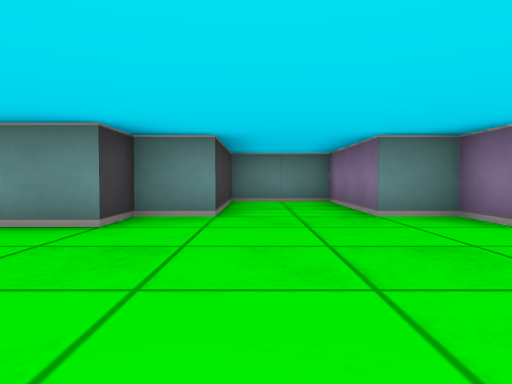
[1] (above)

24 first-person views from a walk through a cub3D level. The camera is about half as high as the walls, tilts 2° down and sees 70° across. The floor is counted in squares. Each view is taken from the middle of a square. On the plan, view 1 faces up. The plan holds only what a view shows up to about 9 squares ahead; the rest is blank.

[2]
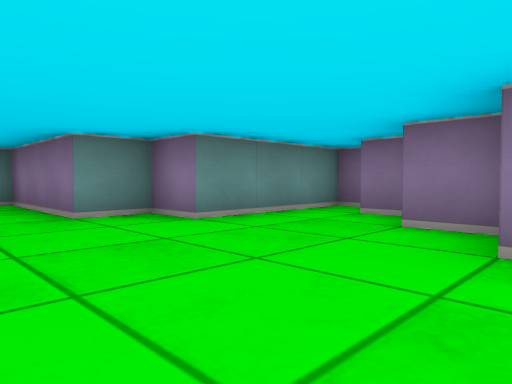

[3]
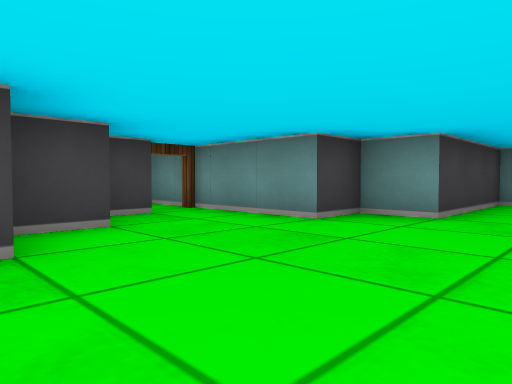

[4]
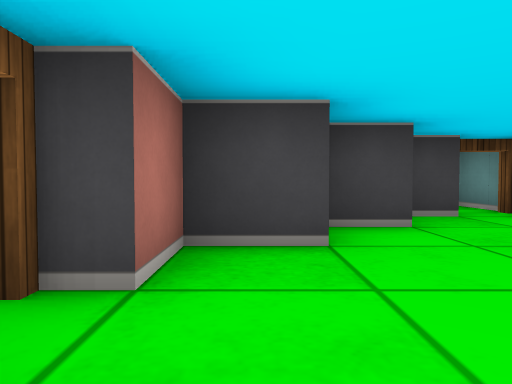

[5]
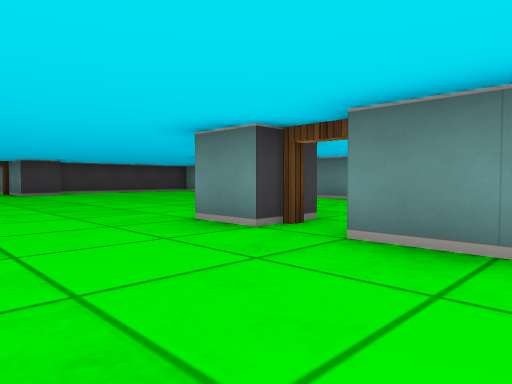

[6]
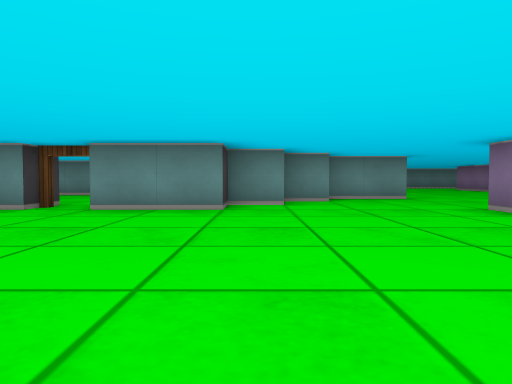

[7]
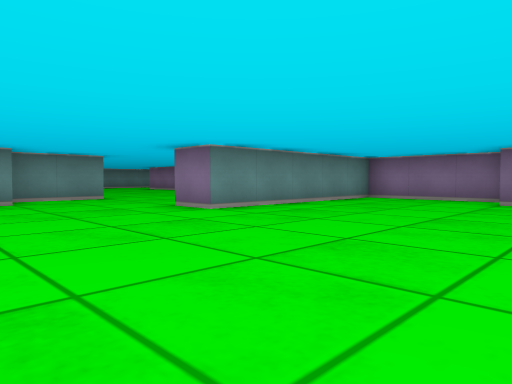

[8]
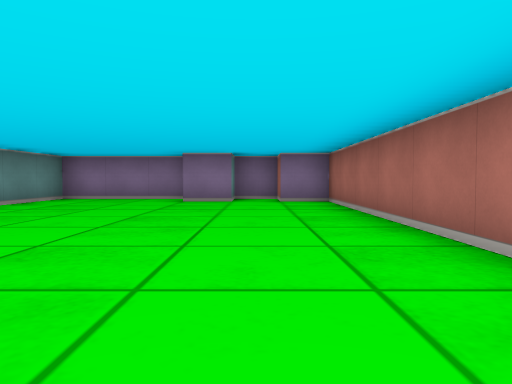

[9]
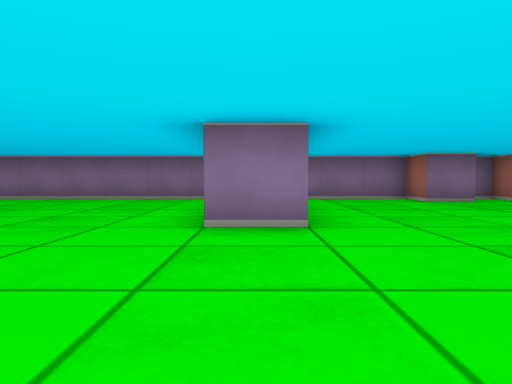

[10]
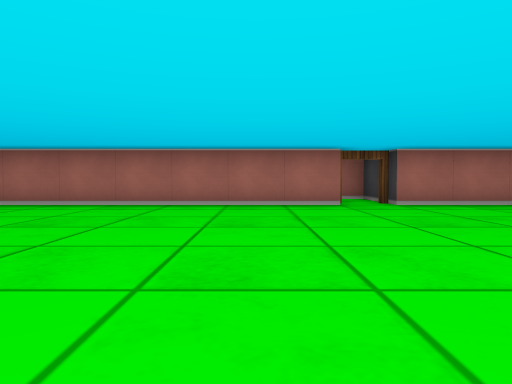

[11]
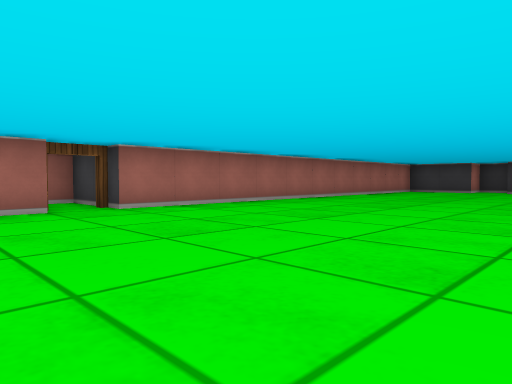

[12]
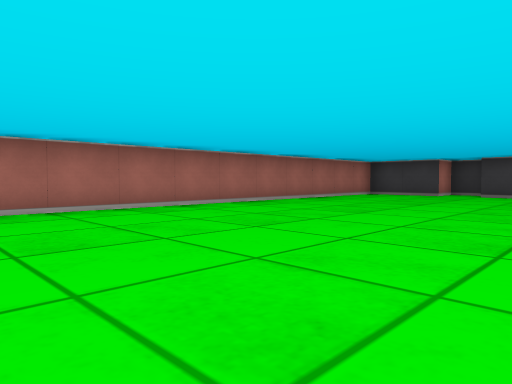

[13]
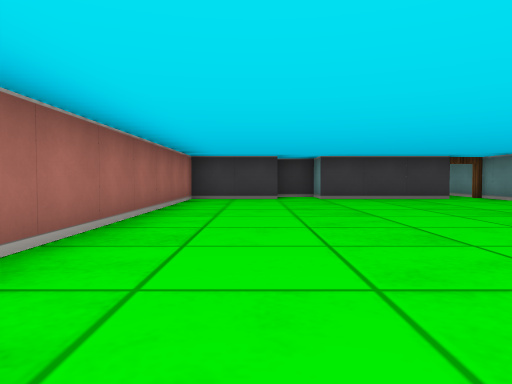

[14]
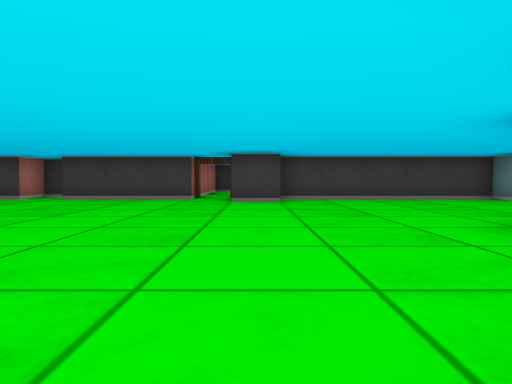

[15]
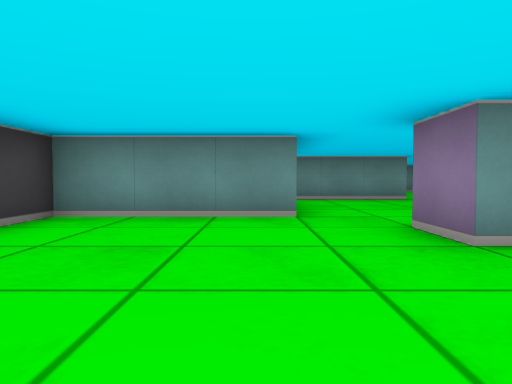

[16]
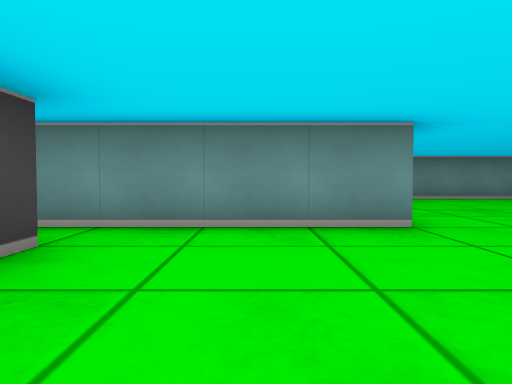

[17]
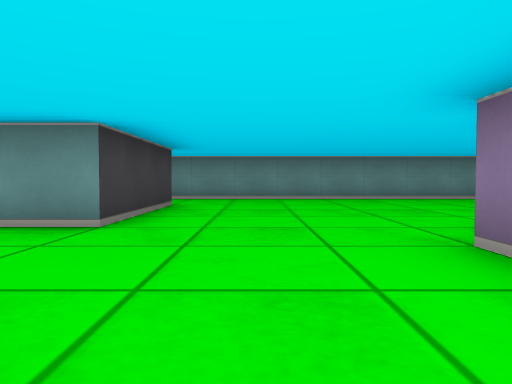

[18]
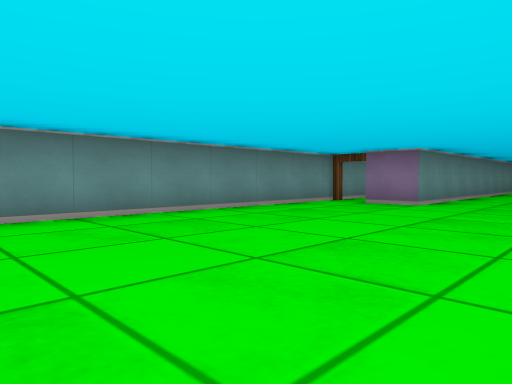

[19]
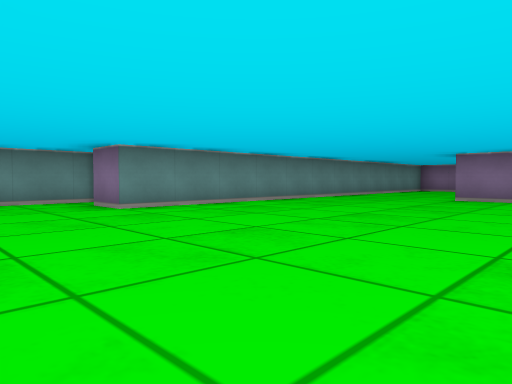

[20]
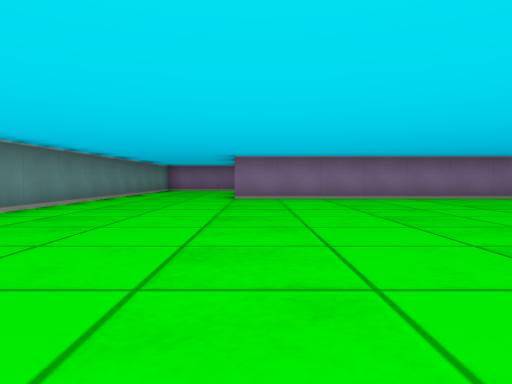

[21]
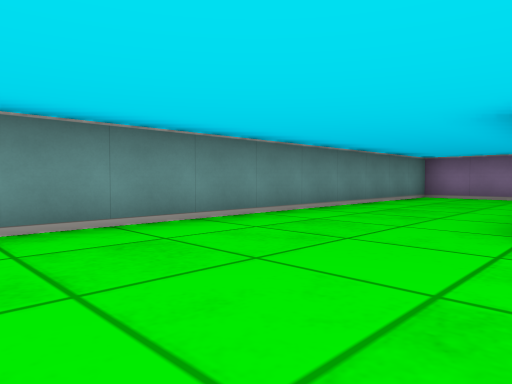

[22]
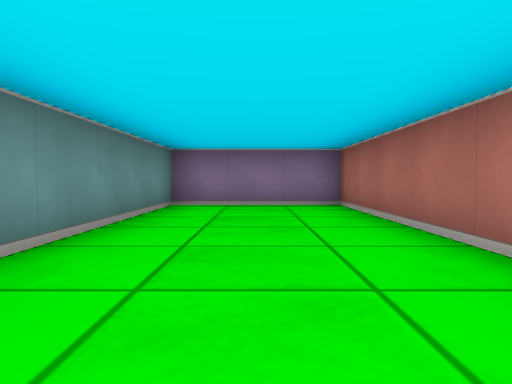

[23]
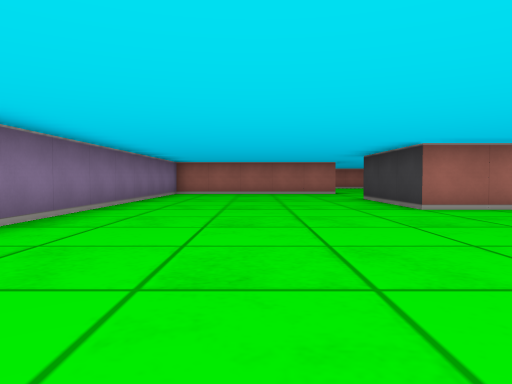

[24]
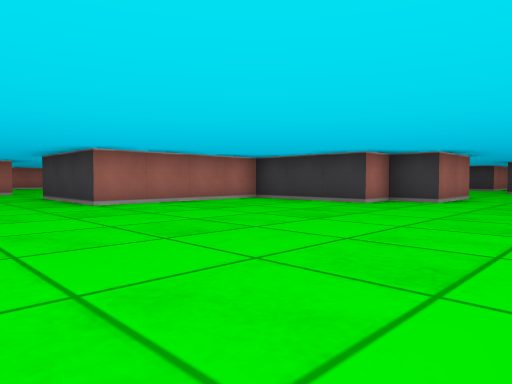

### Floor plan
Points are (right, up) in squares from view 1. A wall is a line through its corners. A room is listed if a view was taken in it or the views show most of it. See-through windows are left out.
Room 1 (views 1, 2, 3, 4)
walls: (-1.5, 0.6) (-1.5, -0.5) (-0.5, -0.5); (3.5, 0.5) (3.5, 1.5); (4.5, 1.9) (4.5, 2.5); (-2.5, 1.6) (-2.5, 0.6); (5.5, 3) (5.5, 3.5) (2.5, 3.5) (2.5, 4.5) (1.5, 4.5) (1.5, 7.5) (-0.5, 7.5) (-0.5, 4.5) (-1.5, 4.5) (-1.5, 3.5) (-5.4, 3.5); (-3.5, 2.6) (-3.5, 1.9)
ways out: open door at (0, -1) to room 2; open door at (-4, 3)
Room 2 (views 5, 6, 7, 8, 9, 10, 11, 12, 13, 14, 15, 16, 17, 18, 19, 20, 21, 22, 23, 24)
walls: (3.5, -0.5) (2.5, -0.5) (2.5, -1.5) (0.5, -1.5); (4.6, 0.5) (3.5, 0.5); (-0.5, -1.5) (-1.5, -1.5); (11.5, -0.9) (11.5, 8.5); (1.4, -8.5) (10.5, -8.5) (10.5, -7.5) (11.5, -7.5) (11.5, -6.5) (10.5, -6.5) (10.5, -5.5) (11.5, -5.5) (11.5, -2.5) (6.5, -2.5) (6.5, -1.5); (-0.6, 8.5) (1.5, 8.5) (1.5, 7.5) (2.5, 7.5) (2.5, 4.5) (6.5, 4.5) (6.5, 1.5) (4.6, 1.5); (-6.5, 2.5) (-6.5, 3.5); (-7.5, 4.5) (-10.5, 4.5) (-10.5, -0.5); (13.1, 8.5) (17.5, 8.5) (17.5, 11.5) (5.5, 11.5) (5.5, 12.5); (-9.5, -0.4) (-9.5, -1.5); (7.2, 13.5) (-5, 13.5); (-9.8, -1.5) (-11, -1.5); (-4.5, 11.5) (-4.5, 8.5) (-8.1, 8.5); (-10.5, -2.5) (-10.5, -5.5) (-11, -5.5); (-11, -6.5) (-10.5, -6.5) (-10.5, -8.5) (0.5, -8.5)
ways out: open door at (0, -1) to room 1; open door at (-11, -2); open door at (1, -9); open door at (6, 13)

Where each view was taken, in squares from view 1:
view 1: 0 up, 0 right, facing up
view 2: 0 up, 0 right, facing up-right
view 3: 0 up, 1 right, facing up-left
view 4: 0 up, 1 right, facing left
view 5: 4 down, 2 right, facing up-left
view 6: 7 down, 3 right, facing up
view 7: 7 down, 3 right, facing up-right
view 8: 7 down, 3 right, facing right
view 9: 2 down, 3 right, facing right
view 10: 2 down, 3 right, facing down
view 11: 3 down, 3 right, facing down-left
view 12: 3 down, 0 right, facing down-left
view 13: 7 down, 2 left, facing left
view 14: 1 down, 2 left, facing left
view 15: 0 up, 8 left, facing up
view 16: 5 up, 6 left, facing up
view 17: 5 up, 3 left, facing up
view 18: 9 up, 1 left, facing up-right
view 19: 6 up, 3 right, facing up-right
view 20: 8 up, 3 right, facing right
view 21: 8 up, 8 right, facing up-right
view 22: 10 up, 11 right, facing right
view 23: 10 up, 9 right, facing down
view 24: 11 up, 9 right, facing down-left
